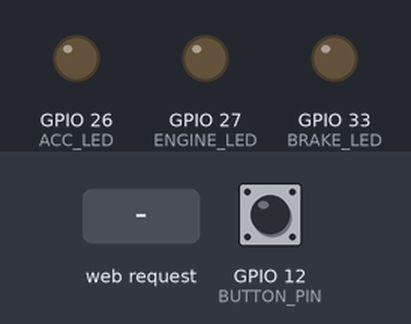
Recording of a sketch running on a simulated ESP32. Parts: output pins drawn as LEDs (lit = HIGH). The test bench sets the inputs (shaded band); at power-on: GPIO 12 (BUTTON_PIN) HIGH. What the sketch prints to the serial monitor is not drawn.

Above: at 1.2 s.
1.3 s: GPIO 12 (BUTTON_PIN) pulled LOW for 1 s
At 2.6 s:
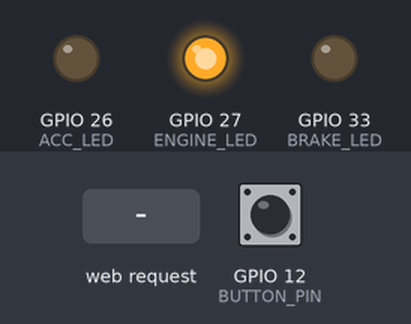
3.8 s: HTTP request GET /acc received
At 6.2 s:
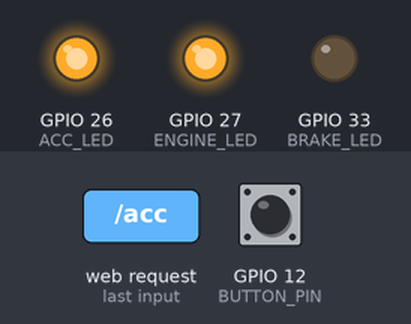
6.8 s: HTTP request GET /brake received
At 9.5 s:
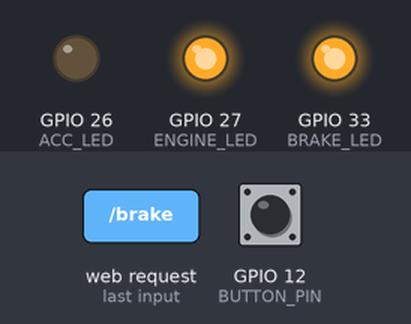
9.8 s: GPIO 12 (BUTTON_PIN) pulled LOW for 3.2 s
At 11.6 s:
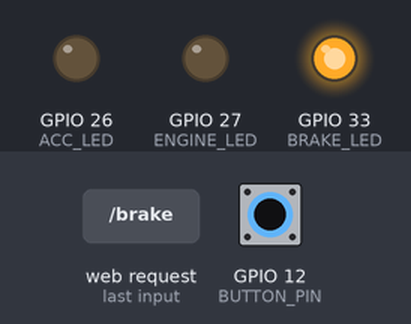
16.5 s: HTTP request GET /stop received
At 18.3 s:
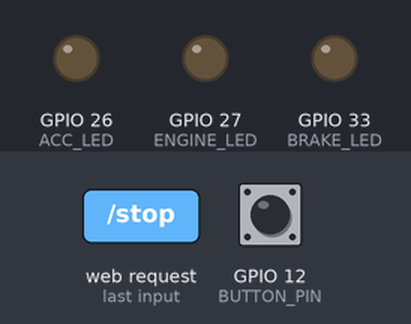
Timing chart, 0 to 19.8 s (numbered marks = the images above; inputs shaded):
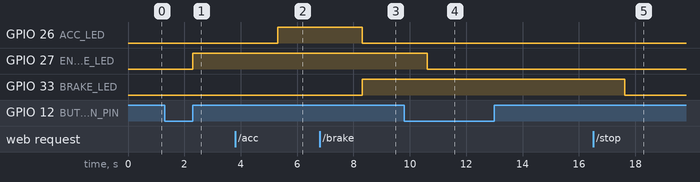

Measured:
- after the input at 1.3 s, GPIO 27 (ENGINE_LED): LOW → HIGH after 1.0 s
- after the input at 3.8 s, GPIO 26 (ACC_LED): LOW → HIGH after 1.5 s
- after the input at 6.8 s, GPIO 26 (ACC_LED): HIGH → LOW after 1.5 s; GPIO 33 (BRAKE_LED): LOW → HIGH after 1.5 s
- after the input at 9.8 s, GPIO 27 (ENGINE_LED): HIGH → LOW after 0.81 s
- after the input at 16.5 s, GPIO 33 (BRAKE_LED): HIGH → LOW after 1.1 s

The sketch:

ESP_A.ino
```cpp
#include <WiFi.h>
#include <esp_now.h>
#include <WebServer.h>

uint8_t peerAddress[] = {0xF0, 0x24, 0xF9, 0x5A, 0xD0, 0x04};

// ---------------- PIN CONFIG ----------------
#define BUTTON_PIN 12
#define ENGINE_LED 27
#define BRAKE_LED 33
#define ACC_LED 26

// ---------------- DEVICE CONFIG ----------------
int DEVICE_ID = 1;   // CHANGE: 1, 2, 3 for different ESPs

// ---------------- VARIABLES ----------------
bool engineOn = false;
bool brake = false;
bool acc = false;
float speed = 0;

// ---------------- WEB SERVER ----------------
WebServer server(80);

// ---------------- STRUCT ----------------
typedef struct struct_message {
  int id;
  float speed;
  int acc;
  int brake;
  int engine;
} struct_message;

struct_message myData;
struct_message incomingData;

// ---------------- BUTTON HANDLING ----------------
void checkButton() {
  static bool lastState = HIGH;
  bool current = digitalRead(BUTTON_PIN);

  if (lastState == HIGH && current == LOW) {
    engineOn = !engineOn;
    delay(300); // debounce
  }
  lastState = current;
}

// ---------------- WEB HANDLERS ----------------
void handleRoot() {
  String html = "<h2>Car " + String(DEVICE_ID) + " Control</h2>";

  html += "<p>Engine: " + String(engineOn ? "ON" : "OFF") + "</p>";
  html += "<p>Speed: " + String(speed) + "</p>";

  html += "<a href='/acc'>Accelerate</a><br>";
  html += "<a href='/brake'>Brake</a><br>";
  html += "<a href='/stop'>Stop</a><br>";

  server.send(200, "text/html", html);
}

void handleAcc() {
  if (engineOn) {
    acc = true;
    brake = false;
  }
  server.sendHeader("Location", "/");
  server.send(303);
}

void handleBrake() {
  if (engineOn) {
    brake = true;
    acc = false;
  }
  server.sendHeader("Location", "/");
  server.send(303);
}

void handleStop() {
  brake = false;
  acc = false;
  server.sendHeader("Location", "/");
  server.send(303);
}

// ---------------- ESP-NOW RECEIVE ----------------
void OnDataRecv(const esp_now_recv_info *info, const uint8_t *data, int len) {
  memcpy(&incomingData, data, sizeof(incomingData));

  Serial.print("📡 Received from Car ");
  Serial.print(incomingData.id);
  Serial.print(" | Speed: ");
  Serial.print(incomingData.speed);
  Serial.print(" | Engine: ");
  Serial.print(incomingData.engine);
  Serial.print(" | Acc: ");
  Serial.print(incomingData.acc);
  Serial.print(" | Brake: ");
  Serial.println(incomingData.brake);
}

// ---------------- ESP-NOW SEND ----------------
void sendData() {
  myData.id = DEVICE_ID;
  myData.engine = engineOn;
  myData.acc = acc;
  myData.brake = brake;
  myData.speed = speed;

  esp_now_send(peerAddress, (uint8_t *) &myData, sizeof(myData));
}

// ---------------- SETUP ----------------
void setup() {
  Serial.begin(115200);

  pinMode(BUTTON_PIN, INPUT_PULLUP);
  pinMode(ENGINE_LED, OUTPUT);
  pinMode(BRAKE_LED, OUTPUT);
  pinMode(ACC_LED, OUTPUT);

  // ---------------- WIFI SETUP ----------------
  WiFi.mode(WIFI_AP_STA);

  IPAddress local_ip(192, 168, 10, DEVICE_ID); // unique IP per car
  IPAddress gateway(192, 168, 10, 1);
  IPAddress subnet(255, 255, 255, 0);
  WiFi.setChannel(1);
  WiFi.softAPConfig(local_ip, gateway, subnet);

  String ssid = "Car_" + String(DEVICE_ID);
  WiFi.softAP(ssid.c_str(), "car010234");

  Serial.print("AP IP: ");
  Serial.println(WiFi.softAPIP());

  // ---------------- WEB SERVER ----------------
  server.on("/", handleRoot);
  server.on("/acc", handleAcc);
  server.on("/brake", handleBrake);
  server.on("/stop", handleStop);
  server.begin();

  // ---------------- ESP-NOW ----------------
  if (esp_now_init() != ESP_OK) {
    Serial.println("ESP-NOW Init Failed");
    return;
  }
  esp_now_peer_info_t peerInfo;
  memset(&peerInfo, 0, sizeof(peerInfo));

  memcpy(peerInfo.peer_addr, peerAddress, 6);
  peerInfo.channel = 1;
  peerInfo.encrypt = false;

  if (esp_now_add_peer(&peerInfo) != ESP_OK) {
    Serial.println("Failed to add peer");
    return;
  }

  Serial.println("Peer added (ESP B)");

  esp_now_register_recv_cb(OnDataRecv);

  Serial.println("ESP-NOW Ready (V2V Enabled)");
}

// ---------------- LOOP ----------------
void loop() {

  checkButton();

  // ---------------- SPEED LOGIC ----------------
  if (engineOn) {
    if (acc) speed += 2;
    if (brake) speed -= 3;
  } else {
    speed = 0;
  }

  speed = constrain(speed, 0, 100);

  // ---------------- LED OUTPUT ----------------
  digitalWrite(ENGINE_LED, engineOn);
  digitalWrite(BRAKE_LED, brake);
  digitalWrite(ACC_LED, acc);

  // ---------------- SEND DATA ----------------
  sendData();

  // ---------------- DEBUG ----------------
  Serial.print("🚗 Car ");
  Serial.print(DEVICE_ID);
  Serial.print(" | Speed: ");
  Serial.print(speed);
  Serial.print(" | Engine: ");
  Serial.print(engineOn);
  Serial.print(" | Acc: ");
  Serial.print(acc);
  Serial.print(" | Brake: ");
  Serial.println(brake);

  // ---------------- HANDLE WEB ----------------
  server.handleClient();

  delay(1000);
}
```
